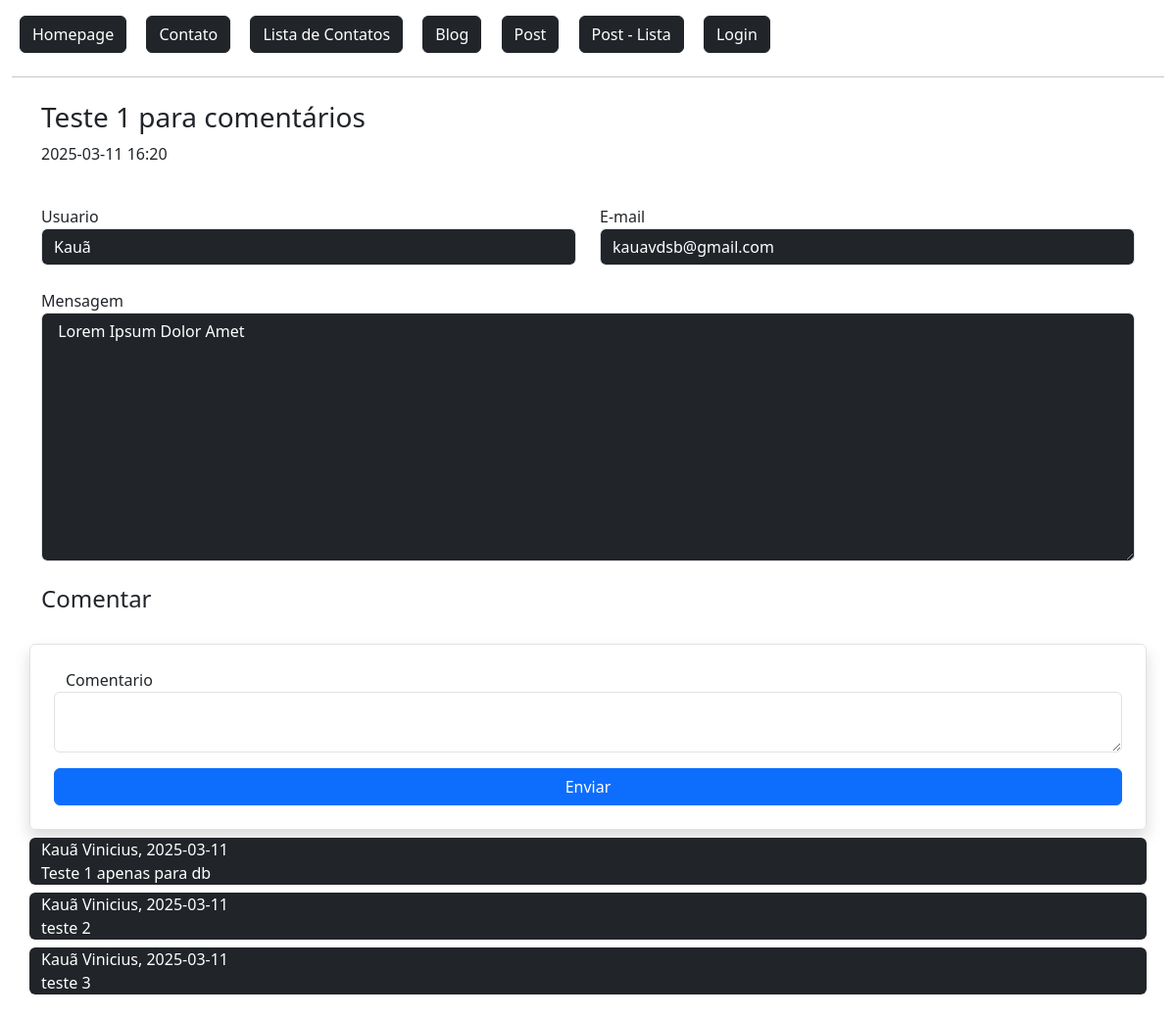
The app's page /post/1/ with its own data.
### flaskLearn/models.py (models this page shows, shortened)
class Post(db.Model):
    id = db.Column(db.Integer, primary_key=True)
    data_criacao = db.Column(db.DateTime, default=datetime.now())
    titulo = db.Column(db.String, nullable=True)
    mensagem = db.Column(db.String, nullable=True)
    user_id = db.Column(db.Integer, db.ForeignKey('user.id'), nullable=True) #Tabela que referencia a tabela usuário
    comentarios = db.relationship('PostComentarios', backref='post', lazy=True) #É a tabela referenciada. (um usuario pode ter varios posts)
    def data_resumo(self):
        return str(self.data_criacao)[:16]

class User(db.Model, UserMixin):
    id = db.Column(db.Integer, primary_key=True)
    nome = db.Column(db.String, nullable=True)
    sobrenome = db.Column(db.String, nullable=True)
    email = db.Column(db.String, nullable=True)
    senha = db.Column(db.String, nullable=True)
    data_cadastro = db.Column(db.DateTime, default=datetime.now())
    posts = db.relationship('Post', backref='user', lazy=True) #É a tabela referenciada. (um usuario pode ter varios posts)
    post_comentarios = db.relationship('PostComentarios', backref='user', lazy=True) #É a tabela referenciada. (um usuario pode ter varios posts)

class PostComentarios(db.Model):
    id = db.Column(db.Integer, primary_key=True)
    data_criacao = db.Column(db.DateTime, default=datetime.now())
    comentario = db.Column(db.String, nullable=True)
    user_id = db.Column(db.Integer, db.ForeignKey('user.id'), nullable=True)
    post_id = db.Column(db.Integer, db.ForeignKey('post.id'), nullable=True)
    def data_resumo(self):
       return str(self.data_criacao)[:10]

### flaskLearn/routes.py (the view)
@app.route('/post/<int:id>/', methods=['GET', 'POST'])
def postDetail(id):
    obj = Post.query.get(id)
    lenComentarios = len(obj.comentarios)
    form = PostComentariosForm()
    context = {
        'lenComentarios': lenComentarios
    }
    if form.validate_on_submit():
        form.save(current_user.id, id)
        return redirect(url_for('postDetail', id=id))
    return render_template('posts/post_detail.html', obj=obj, form=form, context=context)

### flaskLearn/forms.py (shortened to what this page needs)
class PostComentariosForm(FlaskForm):
    comentario = TextAreaField('Comentario', validators=[DataRequired()])
    btnSubmit = SubmitField('Enviar')

### flaskLearn/templates/posts/post_detail.html (shortened to what this page needs)
{% extends 'baseTemplate/base.html' %}
{% block content %}
{% include 'baseTemplate/nav.html' %}
<div class="container mt-4">
    <div class="row">
        <h3>{{ obj.titulo }}</h3>
        <p>{{ obj.data_resumo() }}</p>
        <div class="col-md-6 mt-4">
            Usuario
            <input type="text" value="{{ obj.user.nome }}" class="form-control bg-dark text-white" readonly>
        </div>
        <div class="col-md-6 mt-4">
            E-mail
            <input type="text" value="{{ obj.user.email }}" class="form-control bg-dark text-white" readonly>
        </div>
        <div class="col-12 mt-4">
            Mensagem
            <textarea type="text" rows="10" class="form-control bg-dark text-white" readonly> {{ obj.mensagem }} </textarea>
        </div>
    </div>
    <div class="row mt-4">
        <h4>Comentar</h4>
    </div>
    <form action="" method="post" class="row mt-4 p-4 rounded border shadow">
        {{ form.comentario.label() }}
        {{ form.comentario(class="form-control") }}
        {{ form.btnSubmit(class="btn btn-primary col-12 mt-3")}}
    </form>
    <div class="row mb-4">
        {% for comentario in range(context.lenComentarios) %}
            <div class="col-12 bg-dark rounded text-white mt-2">
                {{ obj.comentarios[comentario].user.nome }} {{ obj.comentarios[comentario].user.sobrenome }}<span>, </span>
                 {{ obj.comentarios[comentario].data_resumo() }} <br>
                {{ obj.comentarios[comentario].comentario }}
            </div>
        {% endfor %}
    </div>
</div>
{% endblock %}

### records on screen
Post: titulo "Teste 1 para comentários", data_resumo "2025-03-11 16:20", mensagem "Lorem Ipsum Dolor Amet"
User: user.nome "Kauã", user.email "kauavdsb@gmail.com", nome "Kauã" "Kauã" "Kauã", sobrenome "Vinicius" "Vinicius" "Vinicius"
PostComentarios: data_criacao "2025-03-11", comentario "Teste 1 apenas para db"
PostComentarios: data_criacao "2025-03-11", comentario "teste 2"
PostComentarios: data_criacao "2025-03-11", comentario "teste 3"
